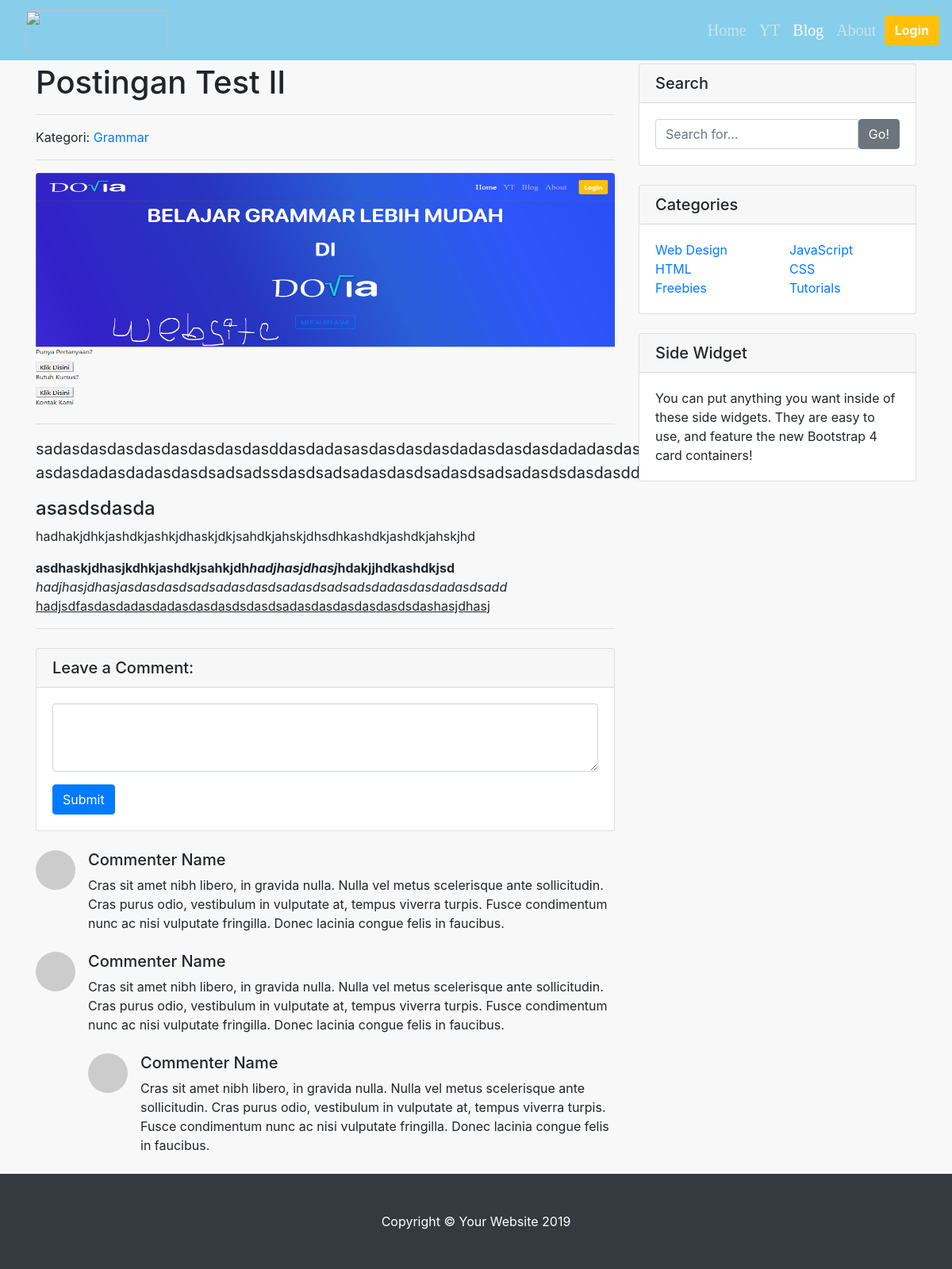
/lihat_post.php?id=17, run on the app's committed database.
### tables this page shows
CREATE TABLE `post` (
  `id_post` int(5) NOT NULL,
  `judul_post` varchar(1000) NOT NULL,
  `isi_post` text NOT NULL,
  `id_kategori` int(11) NOT NULL,
  `gambar_post` varchar(150) NOT NULL
);

CREATE TABLE `kategori` (
  `id_kategori` int(5) NOT NULL,
  `nama_kategori` varchar(50) NOT NULL
);

### lihat_post.php (the view, shortened to what this page needs)
<!DOCTYPE html>
<html lang="en">
  <?php
  include "connect.php";
  $id = $_GET['id'];
  $query = mysqli_query($connect, "SELECT kategori.*, post.* FROM post LEFT JOIN kategori ON post.id_kategori = kategori.id_kategori WHERE post.id_post = '$id'");
  $data = mysqli_fetch_assoc($query);
  ?>
<head>
  <link href="resources/css/bootstrap.min.css" rel="stylesheet">
  <link href="resources/css/blog-post.css" rel="stylesheet">
</head>
<body>
  <?php include "layoutblog/header.php"?>
  <div class="container">
    <div class="row">
      <div class="col-lg-8">
        <h1 class="mt-4"><?=$data['judul_post'];?></h1>
        <hr>
        <p>Kategori: <a href="kategori.php?id=<?=$data['id_kategori']; ?>"><?=$data['nama_kategori'];?></a></p>
        <hr>
        <img class="img-fluid rounded" src="upload/<?=$data['gambar_post'];?>" style="width:900px;height:300px">
        <hr>
        <p style="font-size:20px"><?=$data['isi_post'];?></p>
        <hr>
        <div class="card my-4">
          <h5 class="card-header">Leave a Comment:</h5>
          <div class="card-body">
            <form>
              <div class="form-group">
                <textarea class="form-control" rows="3"></textarea>
              </div>
              <button type="submit" class="btn btn-primary">Submit</button>
            </form>
          </div>
        </div>
        <div class="media mb-4">
          <img class="d-flex mr-3 rounded-circle" src="http://placehold.it/50x50" alt="">
          <div class="media-body">
            <h5 class="mt-0">Commenter Name</h5>
            Cras sit amet nibh libero, in gravida nulla. Nulla vel metus scelerisque ante sollicitudin. Cras purus odio, vestibulum in vulputate at, tempus viverra turpis. Fusce condimentum nunc ac nisi vulputate fringilla. Donec lacinia congue felis in faucibus.
          </div>
        </div>
        <div class="media mb-4">
          <img class="d-flex mr-3 rounded-circle" src="http://placehold.it/50x50" alt="">
          <div class="media-body">
            <h5 class="mt-0">Commenter Name</h5>
            Cras sit amet nibh libero, in gravida nulla. Nulla vel metus scelerisque ante sollicitudin. Cras purus odio, vestibulum in vulputate at, tempus viverra turpis. Fusce condimentum nunc ac nisi vulputate fringilla. Donec lacinia congue felis in faucibus.
            <div class="media mt-4">
              <img class="d-flex mr-3 rounded-circle" src="http://placehold.it/50x50" alt="">
              <div class="media-body">
                <h5 class="mt-0">Commenter Name</h5>
                Cras sit amet nibh libero, in gravida nulla. Nulla vel metus scelerisque ante sollicitudin. Cras purus odio, vestibulum in vulputate at, tempus viverra turpis. Fusce condimentum nunc ac nisi vulputate fringilla. Donec lacinia congue felis in faucibus.
              </div>
            </div>
          </div>
        </div>
      </div>
      <div class="col-md-4">
        <div class="card my-4">
          <h5 class="card-header">Search</h5>
          <div class="card-body">
            <div class="input-group">
              <input type="text" class="form-control" placeholder="Search for...">
              <span class="input-group-btn">
                <button class="btn btn-secondary" type="button">Go!</button>
              </span>
            </div>
          </div>
        </div>
        <div class="card my-4">
          <h5 class="card-header">Categories</h5>
          <div class="card-body">
            <div class="row">
              <div class="col-lg-6">
                <ul class="list-unstyled mb-0">
                  <li>
                    <a href="#">Web Design</a>
                  </li>
                  <li>
                    <a href="#">HTML</a>
                  </li>
                  <li>
                    <a href="#">Freebies</a>
                  </li>
                </ul>
              </div>
              <div class="col-lg-6">
                <ul class="list-unstyled mb-0">
                  <li>
                    <a href="#">JavaScript</a>
                  </li>
                  <li>
                    <a href="#">CSS</a>
                  </li>
                  <li>
                    <a href="#">Tutorials</a>
                  </li>
                </ul>
              </div>
            </div>
          </div>
        </div>
        <div class="card my-4">
          <h5 class="card-header">Side Widget</h5>
          <div class="card-body">
            You can put anything you want inside of these side widgets. They are easy to use, and feature the new Bootstrap 4 card containers!
          </div>
        </div>
      </div>
    </div>
  </div>
  <footer class="py-5 bg-dark">
    <div class="container">
      <p class="m-0 text-center text-white">Copyright &copy; Your Website 2019</p>
    </div>
  </footer>
</body>
</html>

### resources/css/blog-post.css (style rules this page uses)
body { padding-top: 56px; }

### resources/css/univstyle.css (style rules this page uses)
body { background-color: #F8F8F8; }

### data on the page
post: judul_post "Postingan Test II", id_kategori.nama_kategori "Grammar", gambar_post (picture), isi_post "sadasdasdasdasdasdasdasdasddasdadasasdasdasdasdadasdasdasdadadasdas asdasdadasdadasdasdsadsadssdasdsadsadasdasdsadasdsadsadasdsdasdasdd asasdsdasda hadhakjdhkjashdkjashkjdhaskjdkjsahdkjahskjdhsdhkashdkjashdkjahskjhd asdhaskjdhasjkdhkjashdkjsahkjdh hadjhasjdhasj hdakjjhdkashdkjsd hadjhasjdhasjasdasdasdsadsadasdasdsadasdsadsadsdadasdasdadasdsadd hadjsdfasdasdadasdadasdasdasdsdasdsadasdasdasdasdasdsdashasjdhasj"
